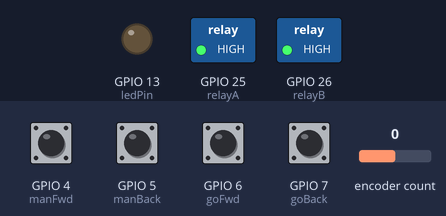
The sketch below on a simulated ESP32. On the bench: switched loads named in the sketch (green lamp = pin HIGH), output pins drawn as LEDs (lit = HIGH). The test bench sets the inputs (shaded band); at power-on: GPIO 4 (manFwd), GPIO 5 (manBack), GPIO 6 (goFwd), GPIO 7 (goBack) HIGH, encoder count 0.

Above: at 1.2 s.
1.3 s: GPIO 4 (manFwd) pulled LOW for 0.15 s
At 2.2 s:
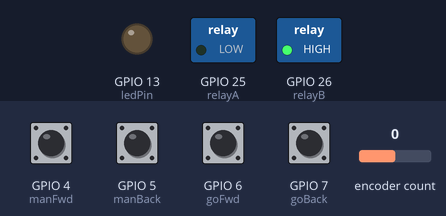
2.9 s: GPIO 5 (manBack) pulled LOW for 0.15 s
At 3.4 s:
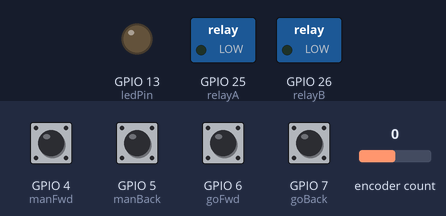
4.5 s: encoder count set to -1
At 5.7 s:
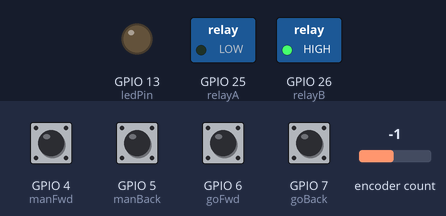
6.0 s: GPIO 5 (manBack) pulled LOW for 1 s
At 7.0 s:
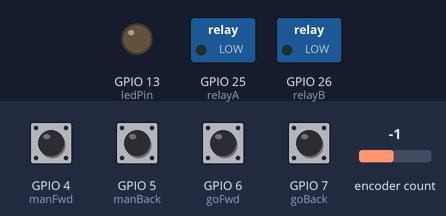
Timing chart, 0 to 9.0 s (numbered marks = the images above; inputs shaded):
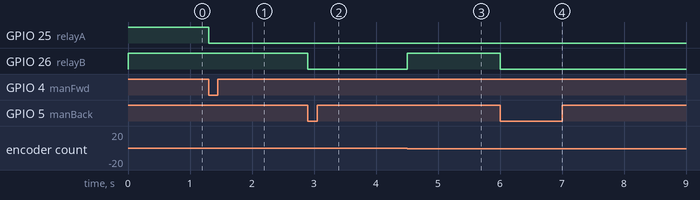

Measured:
- after the input at 1.3 s, GPIO 25 (relayA): HIGH → LOW at once
- after the input at 2.9 s, GPIO 26 (relayB): HIGH → LOW at once
- after the input at 4.5 s, GPIO 26 (relayB): LOW → HIGH at once
- after the input at 6.0 s, GPIO 26 (relayB): HIGH → LOW at once

The sketch:

rotation_stage_WSMR.ino
```cpp
/* Run the SHIELDS rotation stage
*/
#define ENCODER_OPTIMIZE_INTERRUPTS
#include <Encoder.h>


// Teensy 2.0 has the LED on pin 11
// Teensy++ 2.0 has the LED on pin 6
// Teensy 3.x / Teensy LC have the LED on pin 13
const int ledPin = 13;    // pin 29 on the B3 LO controller and the V1.5 B1B2 controller
const int relayA = 25;    // relay on + side of motor
const int relayB = 26;    // relay on - side of motor
const int encA = 2;       // encoder A input
const int encB = 3;       // encoder B input
const int manFwd = 4;     // pull low to manually movwe forward
const int manBack = 5 ;   // pull low to manually move backwards
const int goFwd = 6 ;     // go 90 degrees forward
const int goBack = 7 ;    // go 90 degrees back
long encPos = 0 ;
long desired = 0 ;
long degree90 = 250000 ;    // number of steps in 90 degrees of rotation
byte mode = 0 ;               // 0 = stopped and we don't know where
                          // 1 = moving forward 90 degrees
                          // 2 = stopped at 90 degrees fwd
                          // 3 = moving backward 90 degrees
                          // 4 = stopped at 90 degrees back
                          // 5 = moving forward manually
                          // 6 = moving backward manually

Encoder preSelect(encA, encB) ;

// the setup() method runs once, when the sketch starts

void setup() {
  // initialize the digital pin as an output.
  pinMode(ledPin, OUTPUT);
  pinMode(relayA, OUTPUT) ;
  digitalWrite(relayA, HIGH) ;
  pinMode(relayB, OUTPUT) ;
  digitalWrite(relayB, HIGH) ;
  pinMode(encA, INPUT) ;
  pinMode(encB, INPUT) ;
  pinMode(manFwd, INPUT_PULLUP) ;
  pinMode(manBack, INPUT_PULLUP) ;
  pinMode(goFwd, INPUT_PULLUP) ;
  pinMode(goBack, INPUT_PULLUP) ;
  preSelect.write(0);
  Serial.begin(9600);
}

// the loop() methor runs over and over again,
// as long as the board has power

void loop() {
  long curPos ;
  static int counter ;
// read the encoder
  curPos = preSelect.read() ;
#ifdef DEBUG
  if (curPos != encPos) {
    if (++counter % 1000 == 0) {
      Serial.println(curPos) ;
      counter = 0 ;
    }
    encPos = curPos ;
  }
#else
  encPos = curPos ;
#endif

  // check if we need to manually go forward or backward
  if (!digitalRead(manFwd)) {
    mode = 5 ;
    desired = encPos + 1 ;
  }
  else if (!digitalRead(manBack)) {
    mode = 6 ;
    desired = encPos - 1 ;
  }
  else
  // see if we are being comanded to go 90 degrees forward
  //  only valid if we are 90 degrees back or mode 0
  if ((!digitalRead(goFwd)) && ((mode == 0) || (mode == 4))) {
    mode = 1 ;
    desired = encPos + degree90 ;
  }
  else
  // see if we are being comanded to go 90 degrees backward
  //  only valid if we are 90 degrees forward or mode 0
  if ((!digitalRead(goBack)) && ((mode == 0) || (mode == 2))) {
    mode = 3 ;
    desired = encPos - degree90 ;
  }

  if ((mode == 1) || (mode == 5)) {   // are we moving forward?
    if (encPos < desired) {           // have we gone far enough?
      digitalWrite(relayA, LOW) ;     // no, keep going
    }
    else {
      digitalWrite(relayA, HIGH) ;    // yes - stop
      switch(mode) {
        case 1:
          mode = 2 ;    // done going 90 forward
          break ;
        case 5:
          mode = 0 ;    // done moving manually forwqard
          break ;
      }
    }
  }
  else if ((mode == 3) || (mode == 6)) {  // are we moving backward?
    if (encPos > desired) {               // have we gone far enough?
      digitalWrite(relayB, LOW) ;         // no - keep going
    }
    else {
      digitalWrite(relayB, HIGH) ;        // yes - stop
      switch(mode) {
        case 3:
          mode = 4 ;                      // done going 90 back
          break ;
        case 6:
          mode = 0 ;                      // done with manual back
          break ;
      }
    }
  }
  // else do nothing - BAD PROGRAMMING ALERT: probably a LOT of unhandled cases here
}
```
